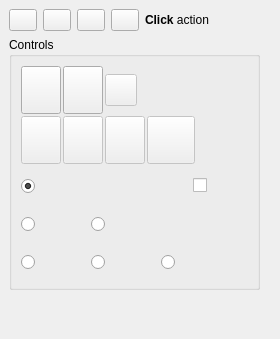
<?xml version="1.0" encoding="UTF-8"?>
<ui version="4.0">
 <class>DockWidget</class>
 <widget class="QDockWidget" name="DockWidget">
  <property name="geometry">
   <rect>
    <x>0</x>
    <y>0</y>
    <width>280</width>
    <height>339</height>
   </rect>
  </property>
  <property name="windowIcon">
   <iconset>
    <normaloff>../Documents/GitHub/Manipulator-f3nix/Resources/ui/Caliper.png</normaloff>../Documents/GitHub/Manipulator-f3nix/Resources/ui/Caliper.png</iconset>
  </property>
  <property name="toolTip">
   <string notr="true">Measure Tools</string>
  </property>
  <property name="layoutDirection">
   <enum>Qt::LeftToRight</enum>
  </property>
  <property name="features">
   <set>QDockWidget::DockWidgetFloatable|QDockWidget::DockWidgetMovable</set>
  </property>
  <property name="allowedAreas">
   <set>Qt::LeftDockWidgetArea|Qt::RightDockWidgetArea</set>
  </property>
  <property name="windowTitle">
   <string notr="true" extracomment="kicad StepUp 3D tools">Measure Tools</string>
  </property>
  <widget class="QWidget" name="dockWidgetContents">
   <layout class="QGridLayout" name="gridLayout_3">
    <item row="0" column="0">
     <layout class="QGridLayout" name="gridLayout">
      <item row="0" column="4">
       <widget class="QLabel" name="Label">
        <property name="toolTip">
         <string notr="true">Measure Tools
Click on Measure button
to start measuring</string>
        </property>
        <property name="text">
         <string notr="true">&lt;b&gt;Click&lt;/b&gt; action</string>
        </property>
       </widget>
      </item>
      <item row="0" column="0" alignment="Qt::AlignTop">
       <widget class="QPushButton" name="dock_float">
        <property name="maximumSize">
         <size>
          <width>28</width>
          <height>28</height>
         </size>
        </property>
        <property name="toolTip">
         <string notr="true">un-dock (floating)</string>
        </property>
        <property name="text">
         <string notr="true"/>
        </property>
        <property name="icon">
         <iconset>
          <normaloff>../Documents/GitHub/Manipulator-f3nix/Resources/ui/un_dock.png</normaloff>../Documents/GitHub/Manipulator-f3nix/Resources/ui/un_dock.png</iconset>
        </property>
        <property name="iconSize">
         <size>
          <width>24</width>
          <height>24</height>
         </size>
        </property>
       </widget>
      </item>
      <item row="0" column="1" alignment="Qt::AlignTop">
       <widget class="QPushButton" name="dock_minimize">
        <property name="maximumSize">
         <size>
          <width>28</width>
          <height>28</height>
         </size>
        </property>
        <property name="toolTip">
         <string notr="true">minimize</string>
        </property>
        <property name="text">
         <string notr="true"/>
        </property>
        <property name="icon">
         <iconset>
          <normaloff>../Documents/GitHub/Manipulator-f3nix/Resources/ui/minimize.png</normaloff>../Documents/GitHub/Manipulator-f3nix/Resources/ui/minimize.png</iconset>
        </property>
        <property name="iconSize">
         <size>
          <width>24</width>
          <height>24</height>
         </size>
        </property>
       </widget>
      </item>
      <item row="0" column="3">
       <widget class="QPushButton" name="close">
        <property name="maximumSize">
         <size>
          <width>28</width>
          <height>28</height>
         </size>
        </property>
        <property name="toolTip">
         <string notr="true">close</string>
        </property>
        <property name="text">
         <string notr="true"/>
        </property>
        <property name="icon">
         <iconset>
          <normaloff>../Documents/GitHub/Manipulator-f3nix/Resources/ui/closeW.png</normaloff>../Documents/GitHub/Manipulator-f3nix/Resources/ui/closeW.png</iconset>
        </property>
        <property name="iconSize">
         <size>
          <width>24</width>
          <height>24</height>
         </size>
        </property>
       </widget>
      </item>
      <item row="0" column="2">
       <widget class="QPushButton" name="Help_Caliper">
        <property name="minimumSize">
         <size>
          <width>0</width>
          <height>0</height>
         </size>
        </property>
        <property name="maximumSize">
         <size>
          <width>28</width>
          <height>28</height>
         </size>
        </property>
        <property name="toolTip">
         <string notr="true">Help on Caliper</string>
        </property>
        <property name="text">
         <string notr="true"/>
        </property>
        <property name="icon">
         <iconset>
          <normaloff>../Documents/GitHub/Manipulator-f3nix/Resources/ui/help.png</normaloff>../Documents/GitHub/Manipulator-f3nix/Resources/ui/help.png</iconset>
        </property>
        <property name="iconSize">
         <size>
          <width>24</width>
          <height>24</height>
         </size>
        </property>
        <property name="checkable">
         <bool>false</bool>
        </property>
        <property name="checked">
         <bool>false</bool>
        </property>
       </widget>
      </item>
     </layout>
    </item>
    <item row="2" column="1">
     <spacer name="horizontalSpacer_3">
      <property name="orientation">
       <enum>Qt::Horizontal</enum>
      </property>
      <property name="sizeHint" stdset="0">
       <size>
        <width>40</width>
        <height>20</height>
       </size>
      </property>
     </spacer>
    </item>
    <item row="3" column="0">
     <spacer name="verticalSpacer">
      <property name="orientation">
       <enum>Qt::Vertical</enum>
      </property>
      <property name="sizeHint" stdset="0">
       <size>
        <width>20</width>
        <height>0</height>
       </size>
      </property>
     </spacer>
    </item>
    <item row="0" column="1">
     <spacer name="horizontalSpacer">
      <property name="orientation">
       <enum>Qt::Horizontal</enum>
      </property>
      <property name="sizeHint" stdset="0">
       <size>
        <width>5</width>
        <height>20</height>
       </size>
      </property>
     </spacer>
    </item>
    <item row="2" column="0">
     <widget class="QGroupBox" name="Controls_Group">
      <property name="toolTip">
       <string notr="true">Controls</string>
      </property>
      <property name="title">
       <string notr="true">Controls</string>
      </property>
      <layout class="QGridLayout" name="gridLayout_2">
       <item row="0" column="0" colspan="7">
        <layout class="QGridLayout" name="gridLayout_8">
         <property name="sizeConstraint">
          <enum>QLayout::SetDefaultConstraint</enum>
         </property>
         <property name="spacing">
          <number>2</number>
         </property>
         <item row="0" column="3">
          <spacer name="horizontalSpacer_6">
           <property name="orientation">
            <enum>Qt::Horizontal</enum>
           </property>
           <property name="sizeHint" stdset="0">
            <size>
             <width>40</width>
             <height>20</height>
            </size>
           </property>
          </spacer>
         </item>
         <item row="1" column="1">
          <widget class="QPushButton" name="DimensionP2">
           <property name="enabled">
            <bool>false</bool>
           </property>
           <property name="minimumSize">
            <size>
             <width>32</width>
             <height>48</height>
            </size>
           </property>
           <property name="maximumSize">
            <size>
             <width>48</width>
             <height>48</height>
            </size>
           </property>
           <property name="toolTip">
            <string notr="true">Second Element</string>
           </property>
           <property name="text">
            <string notr="true"/>
           </property>
           <property name="icon">
            <iconset>
             <normaloff>../Documents/GitHub/Manipulator-f3nix/Resources/ui/DimensionP2.png</normaloff>../Documents/GitHub/Manipulator-f3nix/Resources/ui/DimensionP2.png</iconset>
           </property>
           <property name="iconSize">
            <size>
             <width>32</width>
             <height>32</height>
            </size>
           </property>
           <property name="checkable">
            <bool>false</bool>
           </property>
           <property name="checked">
            <bool>false</bool>
           </property>
          </widget>
         </item>
         <item row="0" column="2">
          <widget class="QPushButton" name="bLabel">
           <property name="enabled">
            <bool>false</bool>
           </property>
           <property name="minimumSize">
            <size>
             <width>32</width>
             <height>32</height>
            </size>
           </property>
           <property name="maximumSize">
            <size>
             <width>32</width>
             <height>32</height>
            </size>
           </property>
           <property name="toolTip">
            <string notr="true">&lt;html&gt;&lt;head/&gt;&lt;body&gt;&lt;p&gt;Enable extra Label&lt;/p&gt;&lt;p&gt;for dimensioning&lt;/p&gt;&lt;/body&gt;&lt;/html&gt;</string>
           </property>
           <property name="text">
            <string notr="true"/>
           </property>
           <property name="icon">
            <iconset>
             <normaloff>../Documents/GitHub/Manipulator-f3nix/Resources/ui/label-d-2.svg</normaloff>../Documents/GitHub/Manipulator-f3nix/Resources/ui/label-d-2.svg</iconset>
           </property>
           <property name="iconSize">
            <size>
             <width>20</width>
             <height>20</height>
            </size>
           </property>
           <property name="checkable">
            <bool>false</bool>
           </property>
           <property name="checked">
            <bool>false</bool>
           </property>
          </widget>
         </item>
         <item row="1" column="2">
          <widget class="QPushButton" name="APlane">
           <property name="enabled">
            <bool>false</bool>
           </property>
           <property name="minimumSize">
            <size>
             <width>32</width>
             <height>48</height>
            </size>
           </property>
           <property name="maximumSize">
            <size>
             <width>48</width>
             <height>48</height>
            </size>
           </property>
           <property name="toolTip">
            <string notr="true">Annotation Plane</string>
           </property>
           <property name="text">
            <string notr="true"/>
           </property>
           <property name="icon">
            <iconset>
             <normaloff>../Documents/GitHub/Manipulator-f3nix/Resources/ui/AnnPlane.png</normaloff>../Documents/GitHub/Manipulator-f3nix/Resources/ui/AnnPlane.png</iconset>
           </property>
           <property name="iconSize">
            <size>
             <width>32</width>
             <height>32</height>
            </size>
           </property>
           <property name="checkable">
            <bool>false</bool>
           </property>
           <property name="checked">
            <bool>false</bool>
           </property>
          </widget>
         </item>
         <item row="0" column="0">
          <widget class="QPushButton" name="Measure">
           <property name="minimumSize">
            <size>
             <width>32</width>
             <height>48</height>
            </size>
           </property>
           <property name="maximumSize">
            <size>
             <width>48</width>
             <height>48</height>
            </size>
           </property>
           <property name="toolTip">
            <string notr="true">Measure Button
Click Measure to start measuring</string>
           </property>
           <property name="text">
            <string notr="true"/>
           </property>
           <property name="icon">
            <iconset>
             <normaloff>../Documents/GitHub/Manipulator-f3nix/Resources/ui/Caliper.png</normaloff>../Documents/GitHub/Manipulator-f3nix/Resources/ui/Caliper.png</iconset>
           </property>
           <property name="iconSize">
            <size>
             <width>32</width>
             <height>32</height>
            </size>
           </property>
           <property name="checkable">
            <bool>true</bool>
           </property>
           <property name="checked">
            <bool>false</bool>
           </property>
          </widget>
         </item>
         <item row="1" column="3">
          <widget class="QPushButton" name="DimensionP3">
           <property name="enabled">
            <bool>false</bool>
           </property>
           <property name="minimumSize">
            <size>
             <width>32</width>
             <height>48</height>
            </size>
           </property>
           <property name="maximumSize">
            <size>
             <width>48</width>
             <height>48</height>
            </size>
           </property>
           <property name="toolTip">
            <string notr="true">Dimension position</string>
           </property>
           <property name="text">
            <string notr="true"/>
           </property>
           <property name="icon">
            <iconset>
             <normaloff>../Documents/GitHub/Manipulator-f3nix/Resources/ui/DimensionP3.png</normaloff>../Documents/GitHub/Manipulator-f3nix/Resources/ui/DimensionP3.png</iconset>
           </property>
           <property name="iconSize">
            <size>
             <width>32</width>
             <height>32</height>
            </size>
           </property>
           <property name="checkable">
            <bool>false</bool>
           </property>
           <property name="checked">
            <bool>false</bool>
           </property>
          </widget>
         </item>
         <item row="1" column="0">
          <widget class="QPushButton" name="DimensionP1">
           <property name="enabled">
            <bool>false</bool>
           </property>
           <property name="minimumSize">
            <size>
             <width>32</width>
             <height>48</height>
            </size>
           </property>
           <property name="maximumSize">
            <size>
             <width>48</width>
             <height>48</height>
            </size>
           </property>
           <property name="toolTip">
            <string notr="true">First Element</string>
           </property>
           <property name="text">
            <string notr="true"/>
           </property>
           <property name="icon">
            <iconset>
             <normaloff>../Documents/GitHub/Manipulator-f3nix/Resources/ui/DimensionP1.png</normaloff>../Documents/GitHub/Manipulator-f3nix/Resources/ui/DimensionP1.png</iconset>
           </property>
           <property name="iconSize">
            <size>
             <width>32</width>
             <height>32</height>
            </size>
           </property>
           <property name="checkable">
            <bool>false</bool>
           </property>
           <property name="checked">
            <bool>false</bool>
           </property>
          </widget>
         </item>
         <item row="0" column="1">
          <widget class="QPushButton" name="CleanDist">
           <property name="minimumSize">
            <size>
             <width>32</width>
             <height>48</height>
            </size>
           </property>
           <property name="maximumSize">
            <size>
             <width>48</width>
             <height>48</height>
            </size>
           </property>
           <property name="toolTip">
            <string notr="true">Clean Measures</string>
           </property>
           <property name="text">
            <string notr="true"/>
           </property>
           <property name="icon">
            <iconset>
             <normaloff>../Documents/GitHub/Manipulator-f3nix/Resources/ui/Clean.png</normaloff>../Documents/GitHub/Manipulator-f3nix/Resources/ui/Clean.png</iconset>
           </property>
           <property name="iconSize">
            <size>
             <width>32</width>
             <height>32</height>
            </size>
           </property>
           <property name="checkable">
            <bool>true</bool>
           </property>
           <property name="checked">
            <bool>false</bool>
           </property>
          </widget>
         </item>
         <item row="1" column="4">
          <spacer name="horizontalSpacer_7">
           <property name="orientation">
            <enum>Qt::Horizontal</enum>
           </property>
           <property name="sizeHint" stdset="0">
            <size>
             <width>40</width>
             <height>20</height>
            </size>
           </property>
          </spacer>
         </item>
        </layout>
       </item>
       <item row="3" column="0">
        <widget class="QRadioButton" name="rbRadius">
         <property name="minimumSize">
          <size>
           <width>64</width>
           <height>32</height>
          </size>
         </property>
         <property name="toolTip">
          <string notr="true">Get Radius of Arc or Circle</string>
         </property>
         <property name="text">
          <string notr="true"/>
         </property>
         <property name="icon">
          <iconset>
           <normaloff>../Documents/GitHub/Manipulator-f3nix/Resources/ui/Radius.png</normaloff>../Documents/GitHub/Manipulator-f3nix/Resources/ui/Radius.png</iconset>
         </property>
         <property name="iconSize">
          <size>
           <width>28</width>
           <height>28</height>
          </size>
         </property>
         <property name="checked">
          <bool>false</bool>
         </property>
        </widget>
       </item>
       <item row="1" column="0" colspan="2">
        <widget class="QRadioButton" name="rbSnap">
         <property name="minimumSize">
          <size>
           <width>72</width>
           <height>32</height>
          </size>
         </property>
         <property name="toolTip">
          <string notr="true">Snap to EndPoint, MiddlePoint, Center</string>
         </property>
         <property name="text">
          <string notr="true"/>
         </property>
         <property name="icon">
          <iconset>
           <normaloff>../Documents/GitHub/Manipulator-f3nix/Resources/ui/Snap_Opt.png</normaloff>../Documents/GitHub/Manipulator-f3nix/Resources/ui/Snap_Opt.png</iconset>
         </property>
         <property name="iconSize">
          <size>
           <width>78</width>
           <height>26</height>
          </size>
         </property>
         <property name="checked">
          <bool>true</bool>
         </property>
        </widget>
       </item>
       <item row="2" column="1">
        <widget class="QRadioButton" name="rbMass">
         <property name="minimumSize">
          <size>
           <width>56</width>
           <height>32</height>
          </size>
         </property>
         <property name="toolTip">
          <string notr="true">Center of Mass</string>
         </property>
         <property name="text">
          <string notr="true"/>
         </property>
         <property name="icon">
          <iconset>
           <normaloff>../Documents/GitHub/Manipulator-f3nix/Resources/ui/CenterOfMass.png</normaloff>../Documents/GitHub/Manipulator-f3nix/Resources/ui/CenterOfMass.png</iconset>
         </property>
         <property name="iconSize">
          <size>
           <width>28</width>
           <height>28</height>
          </size>
         </property>
         <property name="checked">
          <bool>false</bool>
         </property>
        </widget>
       </item>
       <item row="3" column="1" colspan="2">
        <widget class="QRadioButton" name="rbLength">
         <property name="minimumSize">
          <size>
           <width>64</width>
           <height>32</height>
          </size>
         </property>
         <property name="toolTip">
          <string notr="true">Get Length of Edge</string>
         </property>
         <property name="text">
          <string notr="true"/>
         </property>
         <property name="icon">
          <iconset>
           <normaloff>../Documents/GitHub/Manipulator-f3nix/Resources/ui/Length.png</normaloff>../Documents/GitHub/Manipulator-f3nix/Resources/ui/Length.png</iconset>
         </property>
         <property name="iconSize">
          <size>
           <width>32</width>
           <height>32</height>
          </size>
         </property>
         <property name="checked">
          <bool>false</bool>
         </property>
        </widget>
       </item>
       <item row="3" column="3" colspan="2">
        <widget class="QRadioButton" name="rbAngle">
         <property name="minimumSize">
          <size>
           <width>64</width>
           <height>32</height>
          </size>
         </property>
         <property name="toolTip">
          <string notr="true">Get Angle</string>
         </property>
         <property name="text">
          <string notr="true"/>
         </property>
         <property name="icon">
          <iconset>
           <normaloff>../Documents/GitHub/Manipulator-f3nix/Resources/ui/Angle.png</normaloff>../Documents/GitHub/Manipulator-f3nix/Resources/ui/Angle.png</iconset>
         </property>
         <property name="iconSize">
          <size>
           <width>32</width>
           <height>32</height>
          </size>
         </property>
         <property name="checked">
          <bool>false</bool>
         </property>
        </widget>
       </item>
       <item row="2" column="0">
        <widget class="QRadioButton" name="rbBbox">
         <property name="minimumSize">
          <size>
           <width>56</width>
           <height>32</height>
          </size>
         </property>
         <property name="toolTip">
          <string notr="true">Center of BoundingBox</string>
         </property>
         <property name="text">
          <string notr="true"/>
         </property>
         <property name="icon">
          <iconset>
           <normaloff>../Documents/GitHub/Manipulator-f3nix/Resources/ui/CenterBBox.png</normaloff>../Documents/GitHub/Manipulator-f3nix/Resources/ui/CenterBBox.png</iconset>
         </property>
         <property name="iconSize">
          <size>
           <width>28</width>
           <height>28</height>
          </size>
         </property>
         <property name="checked">
          <bool>false</bool>
         </property>
        </widget>
       </item>
       <item row="1" column="4">
        <widget class="QCheckBox" name="cbAPlane">
         <property name="minimumSize">
          <size>
           <width>32</width>
           <height>0</height>
          </size>
         </property>
         <property name="toolTip">
          <string notr="true">use Annotation Plane
for Dimension</string>
         </property>
         <property name="text">
          <string notr="true"/>
         </property>
         <property name="icon">
          <iconset>
           <normaloff>../Documents/GitHub/Manipulator-f3nix/Resources/ui/AnnPlane.png</normaloff>../Documents/GitHub/Manipulator-f3nix/Resources/ui/AnnPlane.png</iconset>
         </property>
         <property name="iconSize">
          <size>
           <width>32</width>
           <height>32</height>
          </size>
         </property>
        </widget>
       </item>
       <item row="1" column="6">
        <spacer name="horizontalSpacer_2">
         <property name="orientation">
          <enum>Qt::Horizontal</enum>
         </property>
         <property name="sizeHint" stdset="0">
          <size>
           <width>40</width>
           <height>20</height>
          </size>
         </property>
        </spacer>
       </item>
       <item row="2" column="6">
        <spacer name="horizontalSpacer_4">
         <property name="orientation">
          <enum>Qt::Horizontal</enum>
         </property>
         <property name="sizeHint" stdset="0">
          <size>
           <width>40</width>
           <height>20</height>
          </size>
         </property>
        </spacer>
       </item>
       <item row="3" column="6">
        <spacer name="horizontalSpacer_5">
         <property name="orientation">
          <enum>Qt::Horizontal</enum>
         </property>
         <property name="sizeHint" stdset="0">
          <size>
           <width>40</width>
           <height>20</height>
          </size>
         </property>
        </spacer>
       </item>
      </layout>
     </widget>
    </item>
   </layout>
  </widget>
 </widget>
 <tabstops>
  <tabstop>dock_float</tabstop>
  <tabstop>dock_minimize</tabstop>
  <tabstop>Measure</tabstop>
 </tabstops>
 <resources/>
 <connections/>
</ui>
